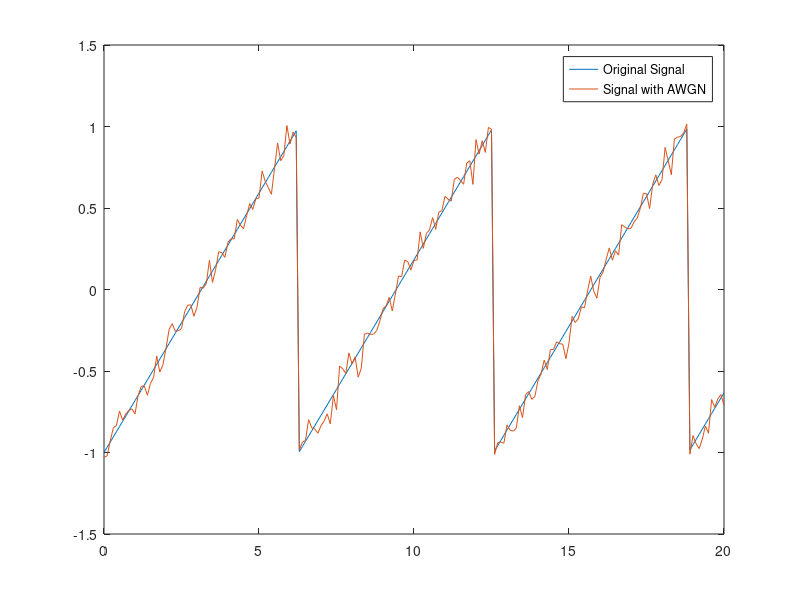

This chart was generated by the following MATLAB code:
%Lab:1(task-4) 18CS23
t = (0:0.1:20)';
x = sawtooth(t);
y = awgn(x,20,'measured');
plot(t,[x y])
legend('Original Signal','Signal with AWGN')
